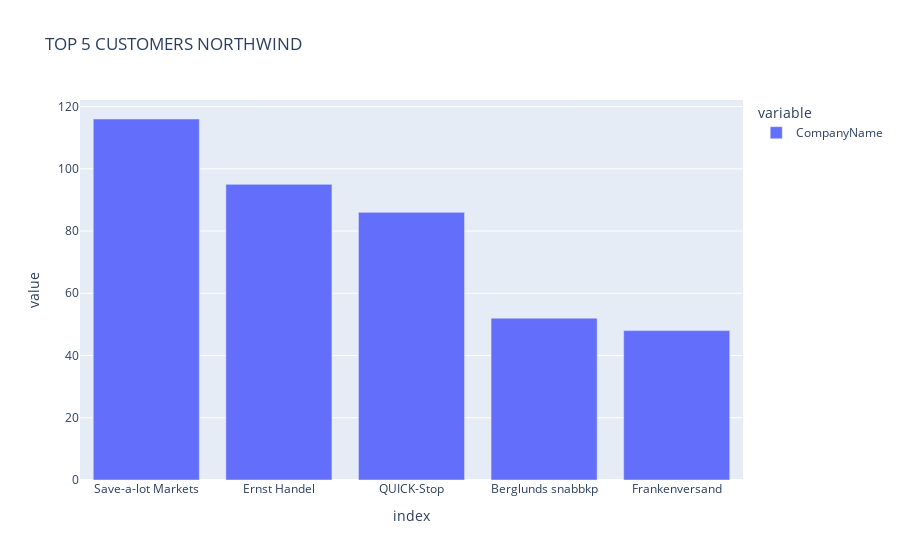

Here is the notebook cell this chart was saved with:
### Markdown cell above
## Analisis Customers Pada Tiap Negara

### Code cell
fig = px.bar(data['CompanyName'].value_counts().head(),title = 'TOP 5 CUSTOMERS NORTHWIND')
fig.show()

### Figure 1 — Plotly figure (JSON) as saved in the notebook; plotly's stock layout.template omitted (floating-point values rounded to 4 significant figures)
{"data": [{"alignmentgroup": "True", "hovertemplate": "variable=CompanyName<br>index=%{x}<br>value=%{y}<extra></extra>", "legendgroup": "CompanyName", "marker": {"color": "#636efa", "pattern": {"shape": ""}}, "name": "CompanyName", "offsetgroup": "CompanyName", "orientation": "v", "showlegend": true, "textposition": "auto", "type": "bar", "x": ["Save-a-lot Markets", "Ernst Handel", "QUICK-Stop", "Berglunds snabbkp", "Frankenversand"], "xaxis": "x", "y": [116, 95, 86, 52, 48], "yaxis": "y"}], "layout": {"barmode": "relative", "legend": {"title": {"text": "variable"}, "tracegroupgap": 0}, "title": {"text": "TOP 5 CUSTOMERS NORTHWIND"}, "xaxis": {"anchor": "y", "domain": [0, 1], "title": {"text": "index"}}, "yaxis": {"anchor": "x", "domain": [0, 1], "title": {"text": "value"}}}}
